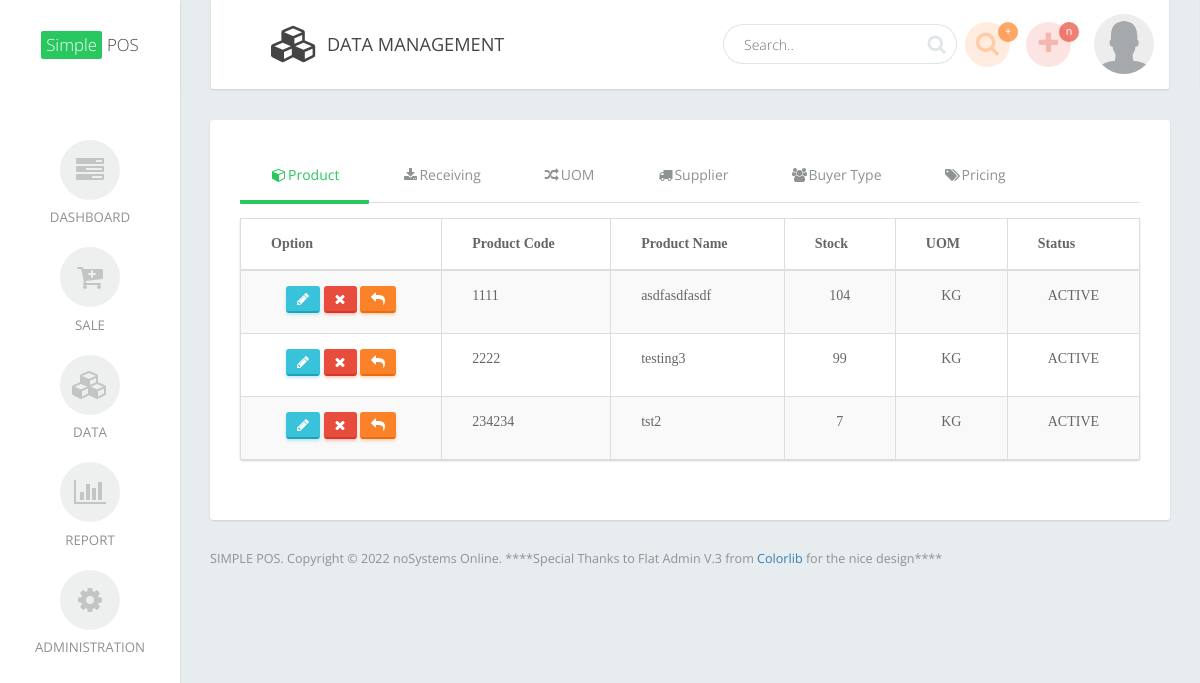
The app's page /product.php (signed in), older data.
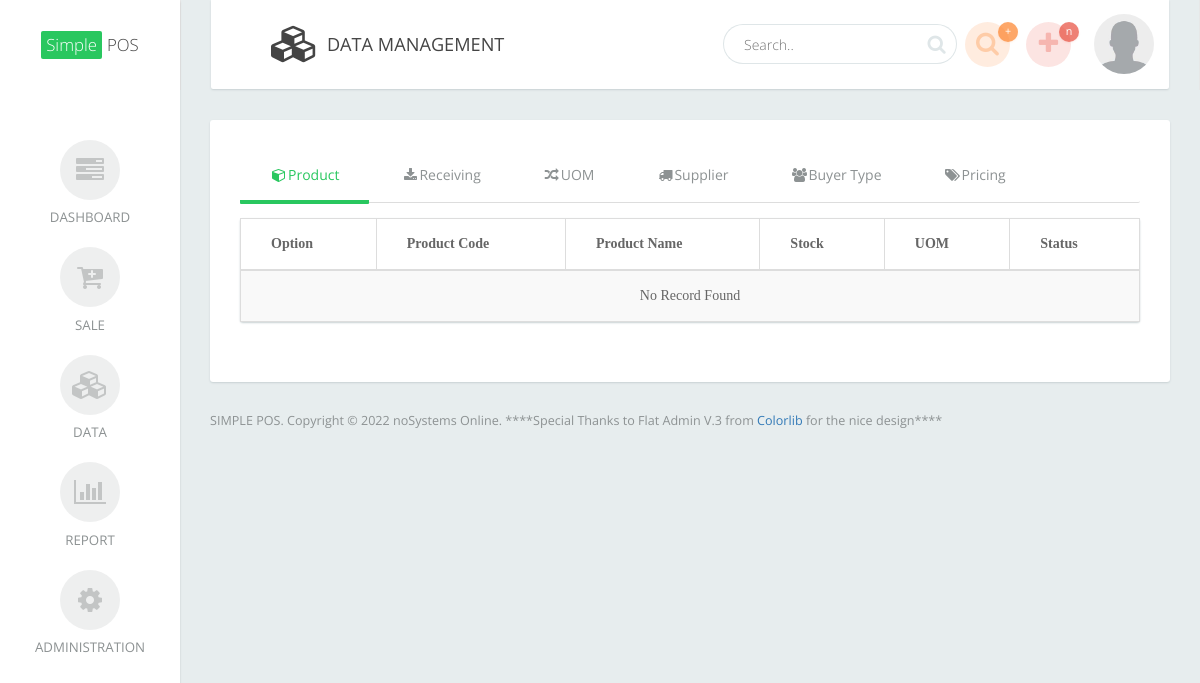
The same page, newer data.
### tables this page shows
CREATE TABLE `pos_product` (
  `id` int(11) NOT NULL,
  `product_code` varchar(100) NOT NULL,
  `product_name` varchar(100) NOT NULL,
  `product_uom` int(11) NOT NULL,
  `status_id` int(11) NOT NULL DEFAULT '1'
);

CREATE TABLE `pos_uom` (
  `id` int(11) NOT NULL,
  `uom` varchar(10) NOT NULL,
  `description` varchar(50) NOT NULL
);

CREATE TABLE `pos_product_status` (
  `id` int(11) NOT NULL,
  `status` varchar(50) NOT NULL
);

### validate.php (called while the page is built, shortened)
<?php
if (empty($_SESSION['uid'])) {
    session_destroy();
    header("Location: index.php");
} else {
    $uaccess = $_SESSION['uaccess'];
}

### query_product.php (called while the page is built)
<?php
    $sql = "SELECT  p.id as id, p.product_code product_code, p.product_name product_name,
                    p.status_id as status_id, p.product_uom as p_uom,
                    u.uom as product_uom, u.description as uom_description,
                    s.status as status,
                    (select sum(qty) from pos_stock where (product_id=p.id AND status_id=1) group by product_id) as stock,
                    (select sum(qty) from pos_sale where (product_id=p.id AND status_id=1) group by product_id) as sale
            FROM (pos_product p
            LEFT JOIN pos_product_status s ON s.id=p.status_id)
            LEFT JOIN pos_uom u ON u.id=p.product_uom ";
?>

### config.php (called while the page is built, shortened)
<?php
$app_name = "SIMPLE POS";

### product.php (the view, shortened to what this page needs)
<?php
include('validate.php');
include('config.php');
?>
<!DOCTYPE html>
<html>
<head>
  <link href="./assets/css/jquery-ui.min.css" rel="stylesheet">
  <link rel="stylesheet" type="text/css" href="./assets/css/vendor.css">
  <link rel="stylesheet" type="text/css" href="./assets/css/flat-admin.css">
  <link rel="stylesheet" type="text/css" href="./assets/css/theme/blue-sky.css">
  <link rel="stylesheet" type="text/css" href="./assets/css/theme/blue.css">
  <link rel="stylesheet" type="text/css" href="./assets/css/theme/red.css">
  <link rel="stylesheet" type="text/css" href="./assets/css/theme/yellow.css">
  <link rel="stylesheet" type="text/css" href="./assets/css/bootstrap-dialog.css">
  <link rel="stylesheet" type="text/css" href="./assets/css/qoutes.css">
</head>
<body>
  <div class="app app-default">
    <?php include('sidebar.php'); ?>
    <div class="app-container">
      <nav class="navbar navbar-default" id="navbar">
        <div class="container-fluid">
          <div class="navbar-collapse collapse in">
            <ul class="nav navbar-nav navbar-left">
              <li class="navbar-title"><span class='fa fa-cubes fa-2x'></span><span class="highlight" style='margin-left: 0.5em;'> DATA MANAGEMENT</span></li>
            </ul>
            <ul class="nav navbar-nav navbar-right">
              <li class="navbar-search hidden-sm">
                <input id="txt_product_search" type="text" placeholder="Search..">
                <button id="btn_product_search" class="btn-search"><i class="fa fa-search"></i></button>
              </li>
              <li class="dropdown notification warning">
                <a class="btn_product_asearch dropdown-toggle" data-toggle="dropdown">
                  <div class="icon"><i class="fa fa-search" aria-hidden="true"></i></div>
                  <div class="count">+</div>
                </a>
              </li>
              <li class="dropdown notification danger">
                <a class="btn_product_new dropdown-toggle" data-toggle="dropdown">
                  <div class="icon"><i class="fa fa-plus" aria-hidden="true"></i></div>
                  <div class="count">n</div>
                </a>
              </li>
              <?php include('profile.php'); ?>
            </ul>
          </div>
        </div>
      </nav>
      <div class="row">
        <div class="col-md-12 col-sm-12 col-xs-12">
          <div class="card">
            <div class="card-body">
              <div class="section">
                <div class="section-body">
                  <div role="tabpanel">
                    <ul class="nav nav-tabs" role="tablist">
                      <li id="1" role="presentation" class="tab_product active"><a href="#product" aria-controls="product" role="tab" data-toggle="tab"><i class='fa fa-cube fa-fw'></i>Product</a></li>
                      <li id="2" role="presentation" class="tab_product"><a href="#receiving" aria-controls="receiving" role="tab" data-toggle="tab"><i class='fa fa-download fa-fw'></i>Receiving</a></li>
                      <li id="3" role="presentation" class="tab_product"><a href="#uom" aria-controls="uom" role="tab" data-toggle="tab"><i class='fa fa-random fa-fw'></i>UOM</a></li>
                      <li id="4" role="presentation" class="tab_product"><a href="#supplier" aria-controls="supplier" role="tab" data-toggle="tab"><i class='fa fa-truck fa-fw'></i>Supplier</a></li>
                      <li id="5" role="presentation" class="tab_product"><a href="#buyer" aria-controls="buyer" role="tab" data-toggle="tab"><i class='fa fa-group fa-fw'></i>Buyer Type</a></li>
                      <li id="6" role="presentation" class="tab_product"><a href="#price" aria-controls="price" role="tab" data-toggle="tab"><i class='fa fa-tags fa-fw'></i>Pricing</a></li>
                    </ul>
                    <div class="tab-content">
                      <div role="tabpanel" class="tab-pane active" id="product">
                        <div class="card">
                          <div class="card-body no-padding">
                            <table id="tbl_product_list" class="tbl_product_list table table-bordered table-hover table-striped" cellspacing="0" width="100%" style="font: 90% Trebuchet MS; ">
                              <thead>
                                <tr>
                                  <th>Option</th>
                                  <th>Product Code</th>
                                  <th>Product Name</th>
                                  <th>Stock</th>
                                  <th>UOM</th>
                                  <th>Status</th>
                                </tr>
                              </thead>
                              <tbody>
                                <?php
                                include('connect.php');
                                include('query_product.php');
                                $sql .= ' ORDER BY p.product_name;';
                                include('pop_product.php');
                                ?>
                              </tbody>
                            </table>
                          </div>
                        </div>
                      </div>
                    </div>
                  </div>
                </div>
              </div>
            </div>
          </div>
        </div>
      </div>
      <?php include('footer.php'); ?>
    </div>
  </div>
</body>
</html>

### sidebar.php (shortened to what this page needs)
<aside class="app-sidebar" id="sidebar">
  <div class="sidebar-header">
    <a class="sidebar-brand" href="#"><span class="highlight">Simple</span> POS</a>
  </div>
  <div class="sidebar-menu">
    <ul class="sidebar-nav">
      <li class="mnu" id="menu_main">
        <a href="./main.php">
          <div class="icon">
            <i class="fa fa-tasks" aria-hidden="true"></i>
          </div>
          <div class="title">Dashboard</div>
        </a>
      </li>
      <?php
      if ($uaccess == 1 || $uaccess == 2 || $uaccess == 3 || $uaccess == 4) {
        echo "<li class='@@menu.sale mnu' id='menu_sale'>
              <a href='./sale.php'>
                <div class='icon'>
                  <i class='fa fa-cart-plus' aria-hidden='true'></i>
                </div>
                <div class='title'>Sale</div>
              </a>
            </li>";
      }
      ?>
      <?php
      if ($uaccess == 1 || $uaccess == 2 || $uaccess == 3 || $uaccess == 4) {
        echo "<li class='@@menu.product mnu' id='menu_product'>
              <a href='./product.php'>
                <div class='icon'>
                  <i class='fa fa-cubes' aria-hidden='true'></i>
                </div>
                <div class='title'>Data</div>
              </a>
            </li>";
      }
      ?>
      <?php
      if ($uaccess == 1 || $uaccess == 2 || $uaccess == 3 || $uaccess == 4 || $uaccess == 5) {
        echo "<li class='@@menu.report mnu' id='menu_report'>
              <a href='./report.php'>
                <div class='icon'>
                  <i class='fa fa-bar-chart' aria-hidden='true'></i>
                </div>
                <div class='title'>Report</div>
              </a>
            </li>";
      }
      ?>
      <?php
      if ($uaccess == 1) {
        echo "<li class='dropdown mnu' id='menu_admin'>
                  <a href='#' class='dropdown-toggle' data-toggle='dropdown'>
                    <div class='icon'>
                      <i class='fa fa-gear' aria-hidden='true'></i>
                    </div>
                    <div class='title'>Administration</div>
                  </a>
                  <div class='dropdown-menu'>
                    <ul>
                      <li class='section'><i class='fa fa-user' aria-hidden='true'></i>Account</li>
                      <li><a href='./user.php'>User </a></li>
                      <!--
                      <li><a href='./dept.php'>Department </a></li>
                      <li><a href='#'>Access Level </a></li>
                      -->
                      <li class='line'></li>
                      <li class='section'><i class='fa fa-file-text-o' aria-hidden='true'></i> Trail</li>
                      <li><a href='trail_login.php'>Login History</a></li>
                      <li><a href='trail_transaction.php'>Transaction</a></li>
                    </ul>
                  </div>
              </li>";
      }
      ?>
    </ul>
  </div>
</aside>

### profile.php (shortened to what this page needs)
<li class="dropdown profile">
  <a href="/html/pages/profile.html" class="dropdown-toggle"  data-toggle="dropdown">
    <img class="profile-img" src="./assets/images/profile.png">
  </a>
</li>

### pop_product.php (shortened to what this page needs)
<?php
    $pop = $mysqli->query($sql);
    if ($pop){
        $count = $pop->num_rows;
        if ($count > 0){
            while($row=$pop->fetch_object()){
                $id = $row->id;
                $code = $row->product_code;
                $name = $row->product_name;
                $stock = floatval($row->stock);
                $sale = floatval($row->sale);
                $uom = $row->product_uom;
                $status = $row->status;
                $current_stock = $stock-$sale;
                $tr_id = "tr_" . $id;
                echo "<tr id='{$tr_id}'>";
                echo "   <td class='text-center'>";
                echo "    <a id='{$id}' class='btn_product_modify btn btn-info btn-xs fa fa-pencil' title='Modify Product' ></a>";
                echo "    <a id='{$id}' class='btn_product_delete btn btn-danger btn-xs fa fa-times' title='Delete Product' ></a>";
                echo "    <a id='{$id}' class='btn_product_activate btn btn-warning btn-xs fa fa-reply' title='Activate Product' ></a>";
                echo "   </td>";
                echo "   <td>{$code}</td>";
                echo "   <td>{$name}</td>";
                echo "   <td align='center'>{$current_stock}</td>";
                echo "   <td align='center'>{$uom}</td>";
                echo "   <td align='center'>{$status}</td>";
                echo "</tr>";
            }
        }else{
            echo "<tr>";
            echo "   <td colspan='6' align='center'>No Record Found</td>";
            echo "</tr>";
        }
    }else{
        echo "Error: " . $mysqli->error;
    }
?>

### footer.php
<footer class="app-footer">
  <div class="row">
    <div class="col-xs-12">
      <div class="footer-copyright">
        <?= $app_name; ?>. Copyright © 2022 noSystems Online. ****Special Thanks to Flat Admin V.3 from <a href="https://colorlib.com/">Colorlib</a> for the nice design****
      </div>
    </div>
  </div>
</footer>

Row changes from the older to the newer data that the page shows:
removed pos_product: product_code "1111", product_name "asdfasdfasdf", current_stock "104", pos_uom.uom "KG", pos_product_status.status "ACTIVE"
removed pos_product: product_code "2222", product_name "testing3", current_stock "99", pos_uom.uom "KG", pos_product_status.status "ACTIVE"
removed pos_product: product_code "234234", product_name "tst2", current_stock "7", pos_uom.uom "KG", pos_product_status.status "ACTIVE"
Text that changed along with them:
text now shown: "No Record Found"
